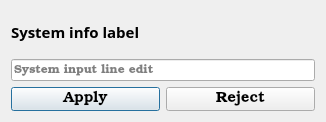
<?xml version="1.0" encoding="UTF-8"?>
<ui version="4.0">
 <class>LobbiesSubDialog</class>
 <widget class="QDialog" name="LobbiesSubDialog">
  <property name="geometry">
   <rect>
    <x>0</x>
    <y>0</y>
    <width>326</width>
    <height>122</height>
   </rect>
  </property>
  <property name="minimumSize">
   <size>
    <width>275</width>
    <height>122</height>
   </size>
  </property>
  <property name="maximumSize">
   <size>
    <width>326</width>
    <height>152</height>
   </size>
  </property>
  <property name="font">
   <font>
    <family>Bookman Old Style</family>
   </font>
  </property>
  <property name="windowTitle">
   <string>Form</string>
  </property>
  <property name="modal">
   <bool>true</bool>
  </property>
  <layout class="QGridLayout" name="gridLayout">
   <item row="3" column="0">
    <widget class="QPushButton" name="bApply">
     <property name="font">
      <font>
       <family>Bookman Old Style</family>
       <pointsize>11</pointsize>
       <bold>false</bold>
      </font>
     </property>
     <property name="text">
      <string>Apply</string>
     </property>
    </widget>
   </item>
   <item row="3" column="1">
    <widget class="QPushButton" name="bReject">
     <property name="font">
      <font>
       <family>Bookman Old Style</family>
       <pointsize>11</pointsize>
       <bold>false</bold>
      </font>
     </property>
     <property name="text">
      <string>Reject</string>
     </property>
    </widget>
   </item>
   <item row="1" column="0" colspan="2">
    <widget class="QLineEdit" name="leInput">
     <property name="inputMask">
      <string/>
     </property>
     <property name="text">
      <string/>
     </property>
     <property name="maxLength">
      <number>9</number>
     </property>
     <property name="frame">
      <bool>true</bool>
     </property>
     <property name="placeholderText">
      <string>System input line edit</string>
     </property>
    </widget>
   </item>
   <item row="0" column="0" colspan="2">
    <widget class="QLabel" name="lInfoText">
     <property name="font">
      <font>
       <family>Candara</family>
       <pointsize>11</pointsize>
       <bold>true</bold>
      </font>
     </property>
     <property name="text">
      <string>System info label</string>
     </property>
    </widget>
   </item>
  </layout>
 </widget>
 <resources/>
 <connections>
  <connection>
   <sender>bApply</sender>
   <signal>clicked()</signal>
   <receiver>LobbiesSubDialog</receiver>
   <slot>accept()</slot>
   <hints>
    <hint type="sourcelabel">
     <x>71</x>
     <y>100</y>
    </hint>
    <hint type="destinationlabel">
     <x>137</x>
     <y>60</y>
    </hint>
   </hints>
  </connection>
  <connection>
   <sender>bReject</sender>
   <signal>clicked()</signal>
   <receiver>LobbiesSubDialog</receiver>
   <slot>reject()</slot>
   <hints>
    <hint type="sourcelabel">
     <x>203</x>
     <y>100</y>
    </hint>
    <hint type="destinationlabel">
     <x>137</x>
     <y>60</y>
    </hint>
   </hints>
  </connection>
 </connections>
 <slots>
  <slot>parseApply()</slot>
 </slots>
</ui>
